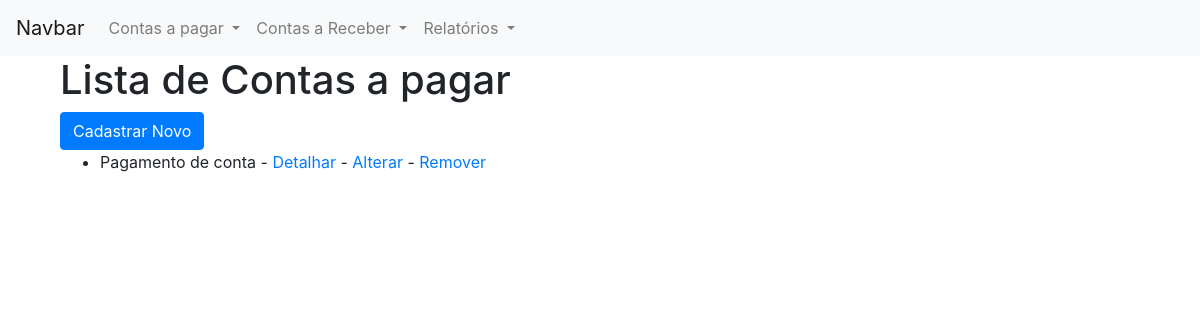
/financeiro/pagamento_listar_despesas/, run on an earlier commit of the app's database.
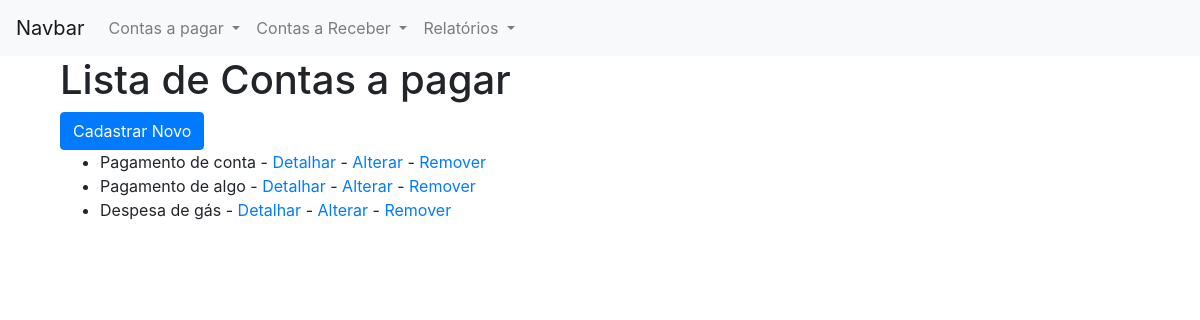
And on a later commit of the database.
### financeiro/models/financeiro.py (models this page shows)
class Contas_pagar(models.Model):
    dataVencimento = models.DateField(null=True)
    dataPagamento = models.DateField(null=True)
    valor = models.DecimalField(null=True, blank=True,max_digits=7, default=None, decimal_places=2)
    descricao = models.CharField(max_length=200, null=True)
    classificacao = models.ForeignKey("ClassificaPagamento",blank=True, null=True, on_delete=models.SET_NULL)
    situacao = models.CharField(max_length=200,default='aberto')
    objects = ContasPagarDAO()

### financeiro/views/fin_views.py (the view)
# urls.py: path('pagamento_listar_despesas/', fin.pagamento_listar_despesas, name="pagamento_listar_despesas"),
def pagamento_listar_despesas(request):
	result = Contas_pagar.objects.all()
	template = loader.get_template('pagamento_listar_despesas.html')
	context ={'lista' : result}
	return HttpResponse(template.render(context, request))

### financeiro/templates/pagamento_listar_despesas.html (shortened to what this page needs)
<!DOCTYPE html>
<html lang="pt-br">
<head>
    <link rel="stylesheet" href="https://maxcdn.bootstrapcdn.com/bootstrap/4.0.0/css/bootstrap.min.css">
</head>
<body>
<nav class="navbar navbar-expand-lg navbar-light bg-light">
  <a class="navbar-brand" href="#">Navbar</a>
  <div class="collapse navbar-collapse" id="navbarNavDropdown">
    <ul class="navbar-nav">
       <li class="nav-item dropdown">
        <a class="nav-link dropdown-toggle" href="#" id="navbarDropdownMenuLink" role="button" data-toggle="dropdown" aria-haspopup="true" aria-expanded="false">
          Contas a pagar
        </a>
      </li>
       <li class="nav-item dropdown">
        <a class="nav-link dropdown-toggle" href="#" id="navbarDropdownMenuLink" role="button" data-toggle="dropdown" aria-haspopup="true" aria-expanded="false">
          Contas a Receber
        </a>
      </li>
      <li class="nav-item dropdown">
        <a class="nav-link dropdown-toggle" href="#" id="navbarDropdownMenuLink" role="button" data-toggle="dropdown" aria-haspopup="true" aria-expanded="false">
          Relatórios
        </a>
      </li>
    </ul>
  </div>
</nav>
<div class='container'>
    <div class='col-lg-12'>
		<h1>Lista de Contas a pagar</h1>
		<a href="/financeiro/pagamento_inserir" class='btn btn-primary'>Cadastrar Novo</a><br />
		{% load static %}
		{% if lista %}
			<ul>
			{% for pg in lista %}
				<li>
					{{pg.descricao}} -  <a href="{% url 'pagamento_detalhar' pg.id %}">Detalhar </a> - <a href="{% url 'pagamento_alterar' pg.id %}">Alterar </a> - <a href="{% url 'pagamento_remove' pg.id %}">Remover </a>
				</li>
			{% endfor %}
			</ul>
		{% else %}
			<p>Não há classificacão a pagar cadastrada</p>
		{% endif %}
	</div>
</div>
</body>
</html>

What changed in the data, as far as the page shows it:
added Contas_pagar: descricao "Pagamento de algo"
added Contas_pagar: descricao "Despesa de gás"
